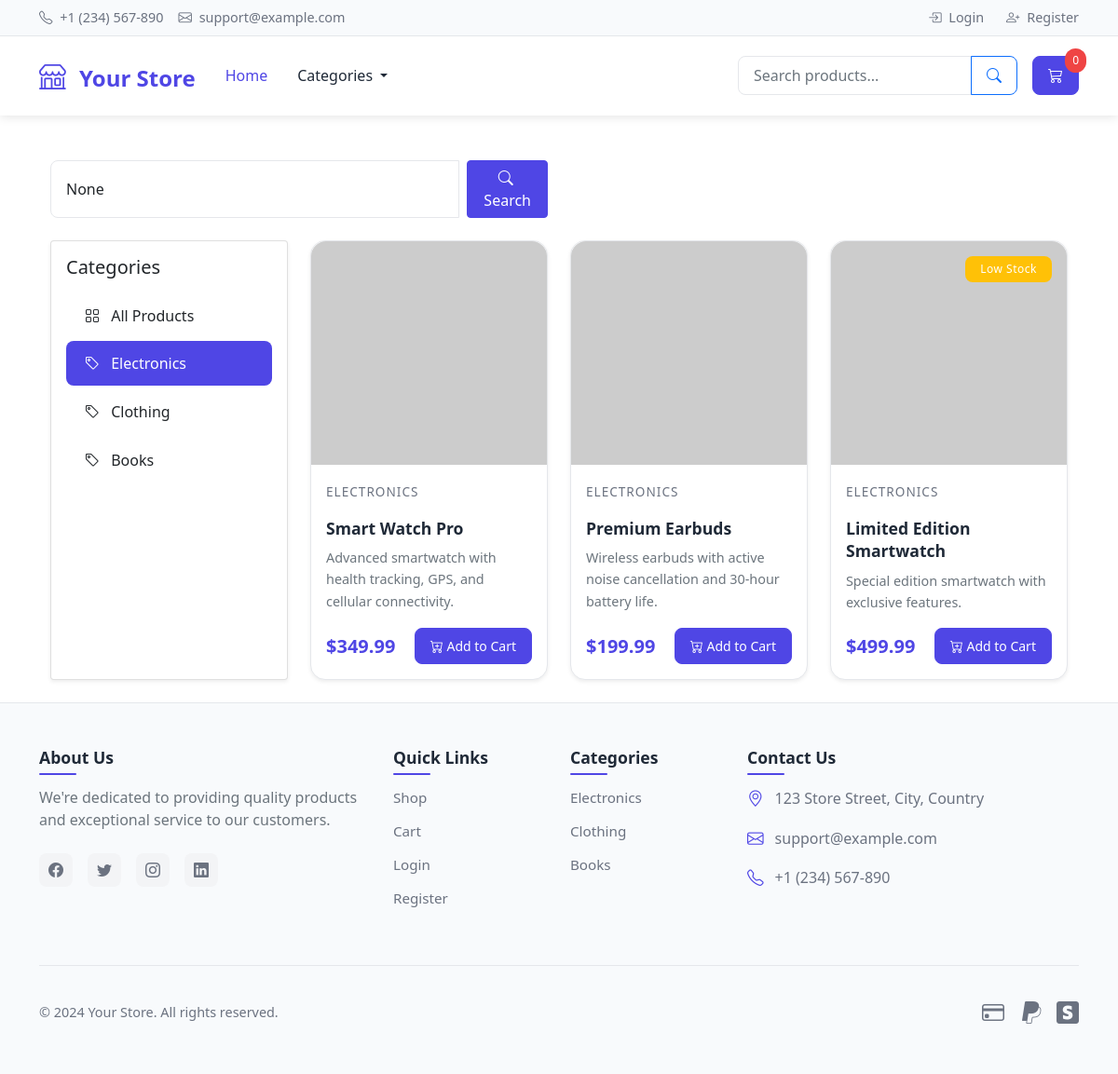
The page /?category=10 on the database its author committed.
### store/models.py (models this page shows, shortened)
class Category(models.Model):
    name = models.CharField(max_length=100)
    description = models.TextField(blank=True)
    class Meta:
        verbose_name_plural = 'Categories'

class Product(models.Model):
    name = models.CharField(max_length=200)
    description = models.TextField()
    price = models.DecimalField(max_digits=10, decimal_places=2)
    category = models.ForeignKey(Category, on_delete=models.CASCADE)
    image = models.ImageField(upload_to='products/', blank=True)
    image_url = models.URLField(blank=True)
    stock = models.IntegerField(default=0)
    available = models.BooleanField(default=True)
    created = models.DateTimeField(auto_now_add=True)
    updated = models.DateTimeField(auto_now=True)

### store/views.py (the view)
# urls.py: path('', views.shop, name='shop'),
def shop(request):
    category_id = request.GET.get('category')
    search_query = request.GET.get('search')
    products = Product.objects.filter(available=True)
    if category_id:
        products = products.filter(category_id=category_id)
    if search_query:
        products = products.filter(name__icontains=search_query)
    context = get_base_context()
    context.update({
        'products': products,
        'current_category': category_id,
        'search_query': search_query
    })
    return render(request, 'store/shop.html', context)

### store/views.py (called while the page is built)
def get_base_context():
    context = {
        'categories': Category.objects.all()
    }
    if hasattr(get_base_context, 'request') and get_base_context.request.user.is_authenticated:
        try:
            cart = Cart.objects.get(user=get_base_context.request.user)
            context['cart_count'] = sum(item.quantity for item in cart.cartitem_set.all())
        except Cart.DoesNotExist:
            context['cart_count'] = 0
    return context

### store/templates/store/shop.html (shortened to what this page needs)
{% extends 'store/base.html' %} {% block content %}
<div class="container py-4">
  <div class="row g-4 mb-4">
    <div class="col-md-6">
      <form method="get" class="d-flex">
        <input
          type="text"
          name="search"
          class="form-control me-2"
          placeholder="Search products..."
          value="{{ search_query }}"
        />
        <button type="submit" class="btn btn-primary">
          <i class="bi bi-search me-1"></i> Search
        </button>
      </form>
    </div>
  </div>
  <div class="row g-4">
    <div class="col-md-3">
      <div class="card shadow-sm h-100">
        <div class="card-body">
          <h5 class="card-title mb-3">Categories</h5>
          <div class="list-group list-group-flush">
            <a
              href="{% url 'shop' %}"
              class="list-group-item list-group-item-action {% if not current_category %}active{% endif %}"
            >
              <i class="bi bi-grid me-2"></i> All Products
            </a>
            {% for category in categories %}
            <a
              href="?category={{ category.id }}"
              class="list-group-item list-group-item-action {% if current_category == category.id|stringformat:'s' %}active{% endif %}"
            >
              <i class="bi bi-tag me-2"></i> {{ category.name }}
            </a>
            {% endfor %}
          </div>
        </div>
      </div>
    </div>
    <div class="col-md-9">
      <div class="row row-cols-1 row-cols-md-2 row-cols-lg-3 g-4">
        {% for product in products %}
        <div class="col">
          <div class="card h-100 shadow-sm product-card">
            <div class="product-badge">
              {% if product.stock < 5 and product.stock > 0 %}
              <span class="badge bg-warning">Low Stock</span>
              {% elif product.stock == 0 %}
              <span class="badge bg-danger">Out of Stock</span>
              {% endif %}
            </div>
            {% if product.image %}
            <div class="product-image-wrapper">
              <img
                src="{{ product.image.url }}"
                class="card-img-top"
                alt="{{ product.name }}"
              />
              <div class="product-overlay">
                <a
                  href="{% url 'product_detail' product.id %}"
                  class="btn btn-light btn-sm"
                >
                  <i class="bi bi-eye"></i> Quick View
                </a>
              </div>
            </div>
            {% elif product.image_url %}
            <div class="product-image-wrapper">
              <img
                src="{{ product.image_url }}"
                class="card-img-top"
                alt="{{ product.name }}"
              />
            </div>
            {% endif %}
            <div class="card-body d-flex flex-column">
              <div class="mb-2">
                <span class="product-category"
                  >{{ product.category.name }}</span
                >
              </div>
              <h5 class="card-title product-title">{{ product.name }}</h5>
              <p class="card-text text-muted product-description">
                {{ product.description|truncatewords:20 }}
              </p>
              <div class="mt-auto">
                <div class="d-flex justify-content-between align-items-center">
                  <span class="h5 mb-0 product-price"
                    >${{ product.price }}</span
                  >
                  <div class="btn-group">
                    {% if product.stock > 0 %}
                    <a
                      href="{% url 'add_to_cart' product.id %}"
                      class="btn btn-primary btn-sm"
                    >
                      <i class="bi bi-cart-plus"></i> Add to Cart
                    </a>
                    {% else %}
                    <button class="btn btn-secondary btn-sm" disabled>
                      Out of Stock
                    </button>
                    {% endif %}
                  </div>
                </div>
              </div>
            </div>
          </div>
        </div>
        {% endfor %}
      </div>
    </div>
  </div>
</div>
{% endblock %}

### store/templates/store/base.html (shortened to what this page needs)
<!DOCTYPE html>
<html>
  <head>
    <link
      href="https://cdn.jsdelivr.net/npm/bootstrap@5.1.3/dist/css/bootstrap.min.css"
      rel="stylesheet"
    />
    <link
      rel="stylesheet"
      href="https://cdn.jsdelivr.net/npm/bootstrap-icons@1.8.1/font/bootstrap-icons.css"
    />
  </head>
  <body>
    <header class="header">
      <div class="top-bar py-2">
        <div class="container">
          <div class="row align-items-center">
            <div class="col-md-6">
              <div class="top-contact d-flex gap-3">
                <span
                  ><i class="bi bi-telephone me-1"></i> +1 (234) 567-890</span
                >
                <span
                  ><i class="bi bi-envelope me-1"></i> support@example.com</span
                >
              </div>
            </div>
            <div class="col-md-6">
              <div class="top-links">
                {% if user.is_authenticated %}
                <a href="#"
                  ><i class="bi bi-person me-1"></i> {{ user.username }}</a
                >
                <a href="{% url 'logout' %}"
                  ><i class="bi bi-box-arrow-right me-1"></i> Logout</a
                >
                {% else %}
                <a href="{% url 'login' %}"
                  ><i class="bi bi-box-arrow-in-right me-1"></i> Login</a
                >
                <a href="{% url 'register' %}"
                  ><i class="bi bi-person-plus me-1"></i> Register</a
                >
                {% endif %}
              </div>
            </div>
          </div>
        </div>
      </div>
      <nav class="navbar navbar-expand-lg">
        <div class="container">
          <a class="navbar-brand" href="{% url 'shop' %}">
            <i class="bi bi-shop me-2"></i>
            Your Store
          </a>
          <div class="collapse navbar-collapse" id="navbarMain">
            <ul class="navbar-nav me-auto">
              <li class="nav-item">
                <a
                  class="nav-link {% if request.path == '/' %}active{% endif %}"
                  href="{% url 'shop' %}"
                >
                  Home
                </a>
              </li>
              <li class="nav-item dropdown">
                <a
                  class="nav-link dropdown-toggle"
                  href="#"
                  role="button"
                  data-bs-toggle="dropdown"
                >
                  Categories
                </a>
              </li>
            </ul>
            <form class="d-flex me-3" action="{% url 'shop' %}" method="get">
              <div class="input-group">
                <input
                  type="text"
                  name="search"
                  class="form-control"
                  placeholder="Search products..."
                  value="{{ search_query|default:'' }}"
                />
                <button class="btn btn-outline-primary" type="submit">
                  <i class="bi bi-search"></i>
                </button>
              </div>
            </form>
            <div class="nav-cart">
              <a href="{% url 'cart' %}" class="btn btn-primary">
                <i class="bi bi-cart3"></i>
                <span class="cart-count">{{ cart_count|default:'0' }}</span>
              </a>
            </div>
          </div>
        </div>
      </nav>
    </header>
    <div class="container mt-4">{% block content %} {% endblock %}</div>
    <footer class="footer mt-auto py-5">
      <div class="container">
        <div class="row g-4">
          <div class="col-lg-4 col-md-6">
            <h5 class="footer-title">About Us</h5>
            <p class="text-muted mb-4">
              We're dedicated to providing quality products and exceptional
              service to our customers.
            </p>
            <div class="social-links">
              <a href="#" class="social-link">
                <i class="bi bi-facebook"></i>
              </a>
              <a href="#" class="social-link">
                <i class="bi bi-twitter"></i>
              </a>
              <a href="#" class="social-link">
                <i class="bi bi-instagram"></i>
              </a>
              <a href="#" class="social-link">
                <i class="bi bi-linkedin"></i>
              </a>
            </div>
          </div>
          <div class="col-lg-2 col-md-6">
            <h5 class="footer-title">Quick Links</h5>
            <ul class="footer-links">
              <li><a href="{% url 'shop' %}">Shop</a></li>
              <li><a href="{% url 'cart' %}">Cart</a></li>
              {% if user.is_authenticated %}
              <li><a href="#">My Account</a></li>
              <li><a href="{% url 'logout' %}">Logout</a></li>
              {% else %}
              <li><a href="{% url 'login' %}">Login</a></li>
              <li><a href="{% url 'register' %}">Register</a></li>
              {% endif %}
            </ul>
          </div>
          <div class="col-lg-2 col-md-6">
            <h5 class="footer-title">Categories</h5>
            <ul class="footer-links">
              {% for category in categories %}
              <li>
                <a href="{% url 'shop' %}?category={{ category.id }}">
                  {{ category.name }}
                </a>
              </li>
              {% endfor %}
            </ul>
          </div>
          <div class="col-lg-4 col-md-6">
            <h5 class="footer-title">Contact Us</h5>
            <ul class="footer-contact">
              <li>
                <i class="bi bi-geo-alt"></i>
                <span>123 Store Street, City, Country</span>
              </li>
              <li>
                <i class="bi bi-envelope"></i>
                <a href="mailto:support@example.com">support@example.com</a>
              </li>
              <li>
                <i class="bi bi-telephone"></i>
                <a href="tel:+1234567890">+1 (234) 567-890</a>
              </li>
            </ul>
          </div>
        </div>
        <div class="footer-bottom">
          <div class="row align-items-center">
            <div class="col-md-6">
              <p class="mb-md-0">
                © {% now "Y" %} Your Store. All rights reserved.
              </p>
            </div>
            <div class="col-md-6">
              <div class="payment-methods">
                <i class="bi bi-credit-card"></i>
                <i class="bi bi-paypal"></i>
                <i class="bi bi-stripe"></i>
              </div>
            </div>
          </div>
        </div>
      </div>
    </footer>
  </body>
</html>

### store/templates/store/shop.html (style rules this page uses)
:root { --primary-color: #4f46e5; --primary-hover: #4338ca; --surface-color: #ffffff; --border-color: #e5e7eb; --shadow-sm: 0 2px 4px rgba(148, 163, 184, 0.1); --shadow-md: 0 4px 6px -1px rgba(148, 163, 184, 0.1), 0 2px 4px -1px rgba(148, 163, 184, 0.06); --shadow-lg: 0 10px 15px -3px rgba(148, 163, 184, 0.1), 0 4px 6px -2px rgba(148, 163, 184, 0.05); }
.form-control { border-radius: 12px; border: 1px solid var(--border-color); padding: 0.75rem 1.25rem; transition: all 0.3s ease; }
.list-group-item { border: none; padding: 0.75rem 1.25rem; margin-bottom: 4px; border-radius: 8px !important; transition: all 0.2s ease; }
.list-group-item.active { background-color: var(--primary-color); border-color: var(--primary-color); }
.product-card { border-radius: 16px; transition: all 0.3s ease; border: 1px solid var(--border-color); background: var(--surface-color); }
.product-image-wrapper { height: 240px; border-radius: 16px 16px 0 0; overflow: hidden; position: relative; }
.product-image-wrapper img { width: 100%; height: 100%; object-fit: cover; transition: transform 0.5s ease; }
.product-badge { position: absolute; top: 16px; right: 16px; z-index: 2; }
.badge { padding: 0.5rem 1rem; border-radius: 8px; font-weight: 500; letter-spacing: 0.5px; }
.product-category { font-size: 0.85rem; color: #6b7280; text-transform: uppercase; letter-spacing: 1px; font-weight: 500; }
.product-title { font-size: 1.1rem; font-weight: 600; color: #1f2937; margin: 0.5rem 0; line-height: 1.4; }
.product-description { font-size: 0.9rem; color: #6b7280; line-height: 1.6; }
.product-price { color: var(--primary-color); font-weight: 700; font-size: 1.25rem; }
.btn-group .btn { border-radius: 8px; padding: 0.5rem 1rem; font-weight: 500; transition: all 0.3s ease; }
.btn-primary { background-color: var(--primary-color); border-color: var(--primary-color); }

### rows shown on the page
Category: name "Electronics"
Category: name "Clothing"
Category: name "Books"
Product: category.name "ELECTRONICS", name "Smart Watch Pro", description "Advanced smartwatch with health tracking, GPS, and cellular connectivity.", price "349.99", stock "Add to Cart"
Product: category.name "ELECTRONICS", name "Premium Earbuds", description "Wireless earbuds with active noise cancellation and 30-hour battery life.", price "199.99", stock "Add to Cart"
Product: stock "Low Stock", category.name "ELECTRONICS", name "Limited Edition Smartwatch", description "Special edition smartwatch with exclusive features.", price "499.99"

### other values the page prints
{{ cart_count|default:'0' }} "0"
